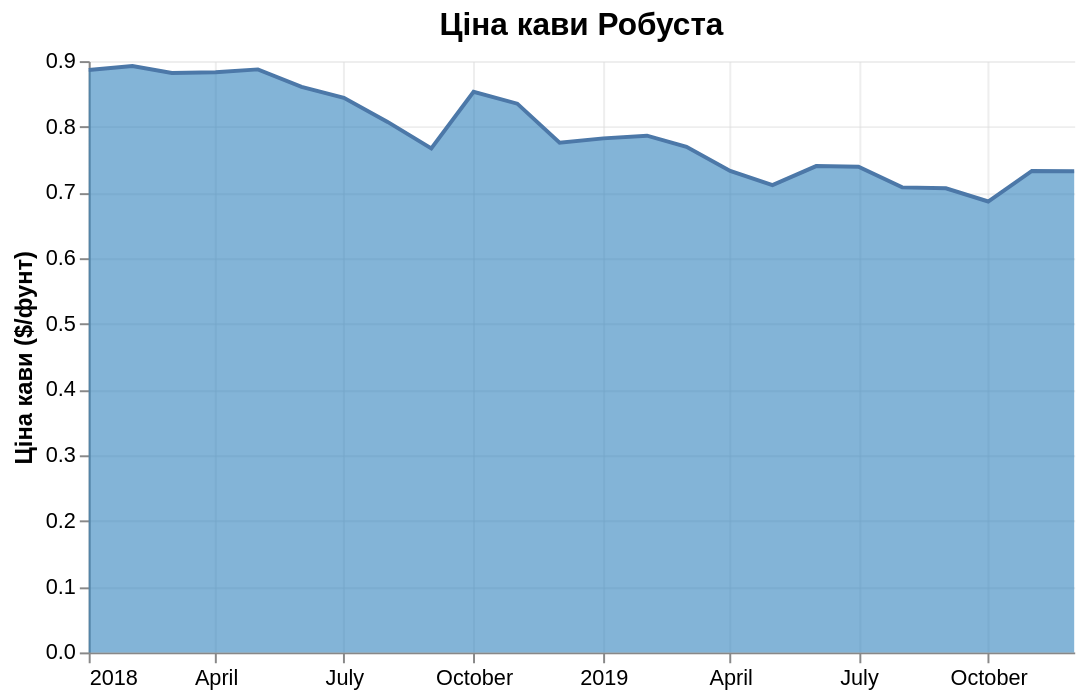

The specification (Vega-Lite) saved for this image:
### Vega-Lite specification from a JSON file in a GitHub repository (floating-point values rounded to 4 significant figures)
{"$schema": "https://vega.github.io/schema/vega-lite/v5.json", "title": {"text": "Ціна кави Робуста", "fontSize": 16, "fontWeight": "bold"}, "width": 500, "height": 300, "data": {"values": [{"month": "2018-01", "price": 0.8865}, {"month": "2018-02", "price": 0.8924}, {"month": "2018-03", "price": 0.8818}, {"month": "2018-04", "price": 0.8831}, {"month": "2018-05", "price": 0.8874}, {"month": "2018-06", "price": 0.8607}, {"month": "2018-07", "price": 0.8442}, {"month": "2018-08", "price": 0.8074}, {"month": "2018-09", "price": 0.767}, {"month": "2018-10", "price": 0.8532}, {"month": "2018-11", "price": 0.8352}, {"month": "2018-12", "price": 0.7757}, {"month": "2019-01", "price": 0.7824}, {"month": "2019-02", "price": 0.7865}, {"month": "2019-03", "price": 0.7696}, {"month": "2019-04", "price": 0.7328}, {"month": "2019-05", "price": 0.7112}, {"month": "2019-06", "price": 0.7402}, {"month": "2019-07", "price": 0.7393}, {"month": "2019-08", "price": 0.7078}, {"month": "2019-09", "price": 0.7064}, {"month": "2019-10", "price": 0.6863}, {"month": "2019-11", "price": 0.7328}, {"month": "2019-12", "price": 0.7322}]}, "mark": {"type": "area", "color": "#3182bd", "opacity": 0.6, "line": true, "strokeWidth": 1.5}, "encoding": {"x": {"field": "month", "type": "temporal", "title": null, "axis": {"grid": true}}, "y": {"field": "price", "type": "quantitative", "title": "Ціна кави ($/фунт)", "axis": {"titleFontWeight": "bold", "grid": true}}, "tooltip": [{"field": "month", "type": "temporal", "title": "Month"}, {"field": "price", "type": "quantitative", "title": "Price", "format": "$.3f"}]}, "config": {"axis": {"gridColor": "#ddd", "gridOpacity": 0.5, "labelFontSize": 11, "titleFontSize": 12}, "view": {"stroke": null}}}
